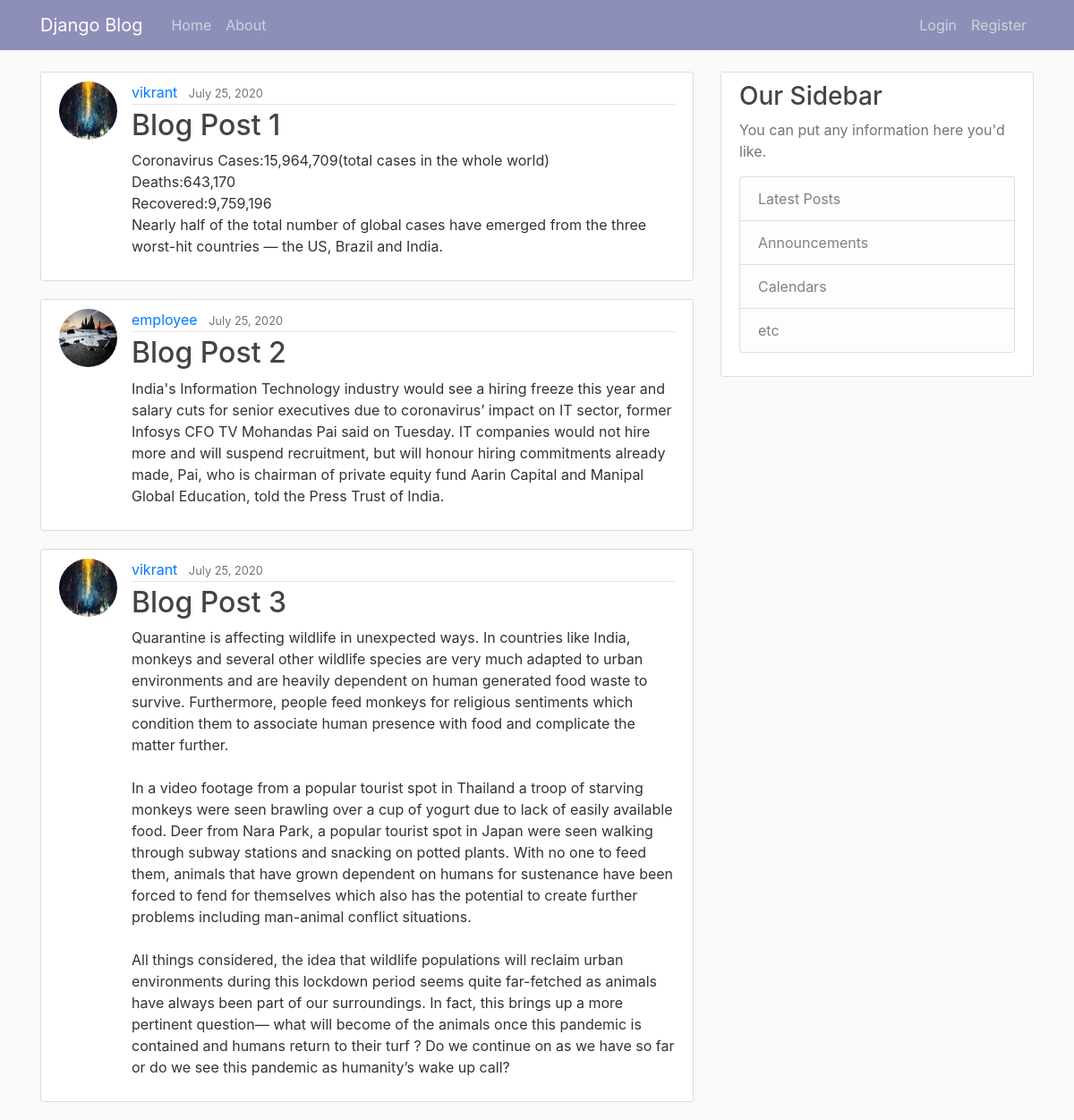
Before: / with the older database file.
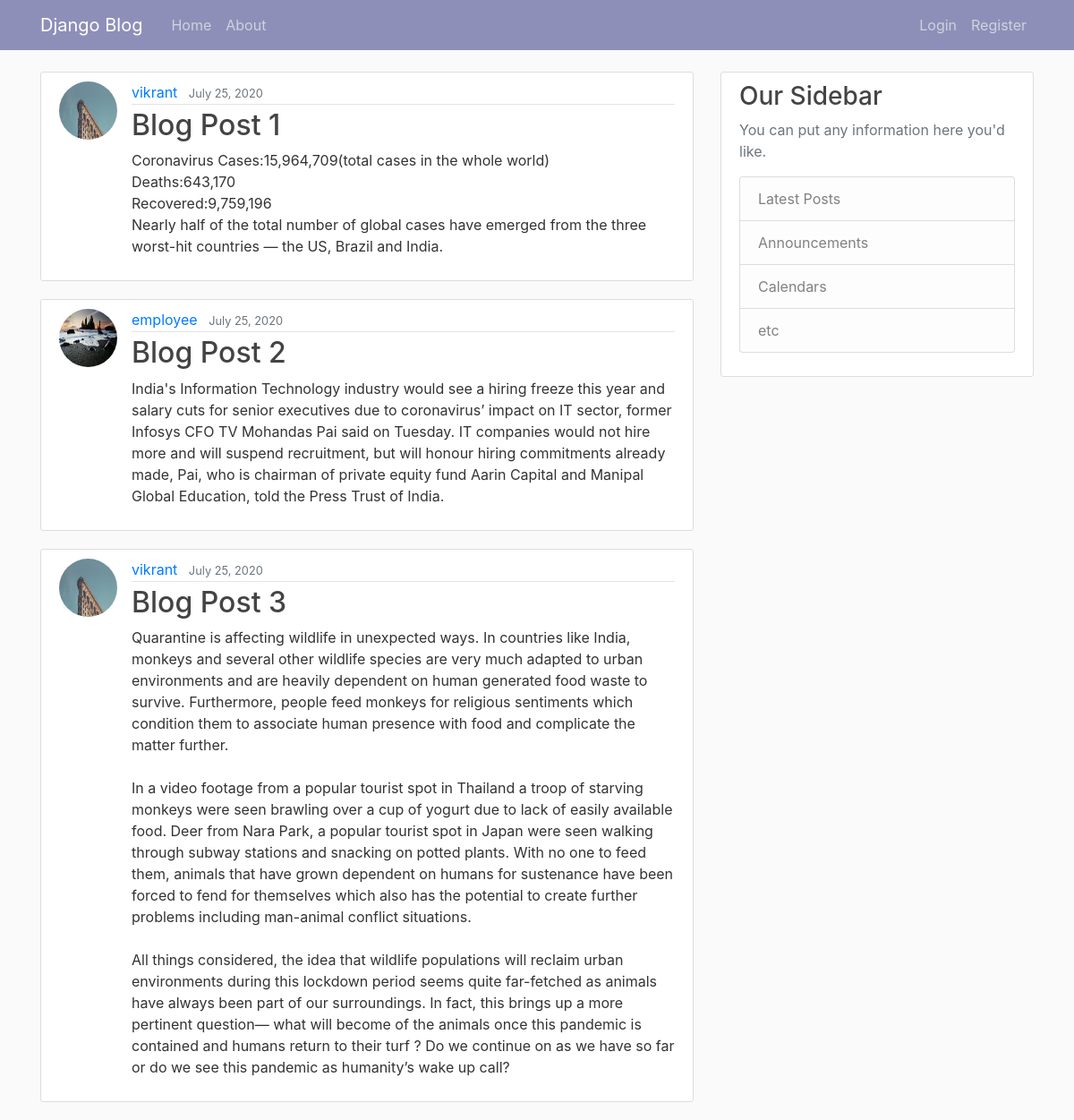
After: the same page with the newer database file.
### blog/models.py (models this page shows, shortened)
class Post(models.Model):
    title=models.CharField(max_length=100)
    content=models.TextField()
    date=models.DateTimeField(default=timezone.now)
    author=models.ForeignKey(User, on_delete=models.CASCADE)

### users/models.py (models this page shows, shortened)
class Profile(models.Model):
    user=models.OneToOneField(User,on_delete=models.CASCADE)
    image=models.ImageField(default='default.jpg',upload_to='profile_pics')

### blog/views.py (the view)
# urls.py: path('', views.home,name='blog-home'),
def home(request):
    context={
        'posts':Post.objects.all()
    }
    return render(request,'blog/home.html',context)

### blog/templates/blog/home.html
{% extends 'blog/base.html' %}
{% block content %}
{% for post in posts %}
<article class="media content-section">
    <img class="rounded-circle article-img" src="{{ post.author.profile.image.url }}">
    <div class="media-body">
        <div class="article-metadata">
            <a class="mr-2" href="#">{{ post.author }}</a>
            <small class="text-muted">{{ post.date|date:"F d, Y" }}</small>
        </div>
        <h2><a class="article-title" href="#">{{ post.title }}</a></h2>
        <p class="article-content">{{ post.content }}</p>
    </div>
</article>
{% endfor %}
{% endblock content %}

### blog/templates/blog/base.html (shortened to what this page needs)
{% load  static %}
<html>
<head>
    <link rel="stylesheet" href="https://maxcdn.bootstrapcdn.com/bootstrap/4.0.0/css/bootstrap.min.css"
>
    <link rel="stylesheet" type="text/css" href="{% static 'blog/main.css' %}">
</head>
<body>
    <header class="site-header">
        <nav class="navbar navbar-expand-md navbar-dark bg-steel fixed-top">
            <div class="container">
                <a class="navbar-brand mr-4" href="{% url 'blog-home' %}">Django Blog</a>
                <div class="collapse navbar-collapse" id="navbarToggle">
                    <div class="navbar-nav mr-auto">
                        <a class="nav-item nav-link" href="{% url 'blog-home' %}">Home</a>
                        <a class="nav-item nav-link" href="{% url 'blog-about' %}">About</a>
                    </div>
                    <div class="navbar-nav">
                        {% if user.is_authenticated %}
                        <a class="nav-item nav-link" href="{% url 'profile' %}">Profile</a>
                        <a class="nav-item nav-link" href="{% url 'logout' %}">Logout</a>
                        {% else %}
                        <a class="nav-item nav-link" href="{% url 'login' %}">Login</a>
                        <a class="nav-item nav-link" href="{% url 'register' %}">Register</a>
                        {% endif %}
                    </div>
                </div>
            </div>
        </nav>
    </header>
    <main role="main" class="container">
        <div class="row">
            <div class="col-md-8">
                {% block content %}{% endblock %}
            </div>
            <div class="col-md-4">
                <div class="content-section">
                    <h3>Our Sidebar</h3>
                    <p class='text-muted'>You can put any information here you'd like.
                    <ul class="list-group">
                        <li class="list-group-item list-group-item-light">Latest Posts</li>
                        <li class="list-group-item list-group-item-light">Announcements</li>
                        <li class="list-group-item list-group-item-light">Calendars</li>
                        <li class="list-group-item list-group-item-light">etc</li>
                    </ul>
                    </p>
                </div>
            </div>
        </div>
    </main>
</body>
</html>
</body>
</html>

### blog/static/blog/main.css (style rules this page uses)
body { background: #fafafa; color: #333333; margin-top: 5rem; }
h1, h2, h3, h4, h5, h6 { color: #444444; }
ul { margin: 0; }
.bg-steel { background-color: #8e8fb9; }
.site-header .navbar-nav .nav-link { color: #cbd5db; }
.content-section { background: #ffffff; padding: 10px 20px; border: 1px solid #dddddd; border-radius: 3px; margin-bottom: 20px; }
.article-title { color: #444444; }
.article-content { white-space: pre-line; }
.article-img { height: 65px; width: 65px; margin-right: 16px; }
.article-metadata { padding-bottom: 1px; margin-bottom: 4px; border-bottom: 1px solid #e3e3e3 }

Changed rows visible on the page:
changed through a linked row, Post "Blog Post 1": author.profile.image: a different picture
changed through a linked row, Post "Blog Post 3": author.profile.image: a different picture
